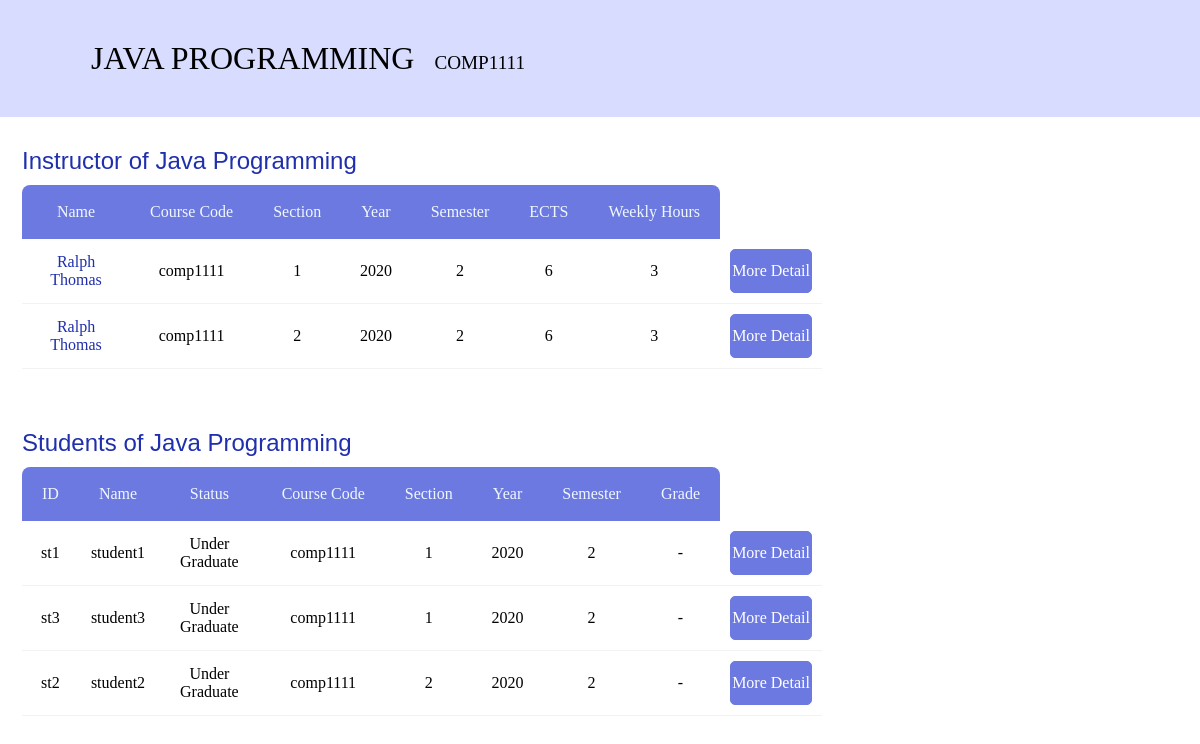
Page /main/course-detail.php?courseCode=comp1111 on the committed database.
### tables this page shows
CREATE TABLE IF NOT EXISTS course (
  courseCode varchar(10) NOT NULL,
  courseName varchar(100) NOT NULL,
  ects int(2) NOT NULL,
  numHours int(2) NOT NULL,
  prereq_courseCode varchar(10) DEFAULT NULL,
  PRIMARY KEY (courseCode),
  KEY fk_course_course1_idx (prereq_courseCode)
);

CREATE TABLE IF NOT EXISTS enrollment (
  sssn varchar(20) NOT NULL,
  issn varchar(20) NOT NULL,
  courseCode varchar(10) NOT NULL,
  sectionId int(11) NOT NULL,
  yearr int(11) NOT NULL,
  semester int(11) NOT NULL,
  grade varchar(2) DEFAULT NULL,
  PRIMARY KEY (sssn,issn,courseCode,yearr,semester,sectionId),
  KEY fk_student_has_section_section1_idx (issn,courseCode,yearr,semester,sectionId),
  KEY fk_student_has_section_student1_idx (sssn)
);

CREATE TABLE IF NOT EXISTS student (
  ssn varchar(20) NOT NULL,
  gradorUgrad tinyint(4) NOT NULL,
  advisorSsn varchar(20) NOT NULL,
  currCode varchar(10) NOT NULL,
  dName varchar(50) NOT NULL,
  studentid varchar(10) NOT NULL,
  studentname varchar(45) NOT NULL,
  PRIMARY KEY (ssn),
  UNIQUE KEY studentid_UNIQUE (studentid),
  KEY fk_student_instructor1_idx (advisorSsn),
  KEY fk_student_curricula1_idx (currCode,dName)
);

### main/course-detail.php (the view, shortened to what this page needs)
<?php
include("conn.php");
$currentCourse = $_GET["courseCode"];
$sql = "SELECT courseName, courseCode, ects, numHours FROM course WHERE courseCode='$currentCourse';";
$info = mysqli_query($conn, $sql);
$info = mysqli_fetch_array($info);
$sql = "SELECT issn, iname, courseCode, sectionId, yearr, semester FROM weeklyschedule JOIN instructor on issn = ssn WHERE courseCode = '$currentCourse' GROUP BY sectionId ORDER BY yearr, semester;";
$inst = mysqli_query($conn, $sql);
$instructors=null;
while ($row = mysqli_fetch_array($inst)) {
    $instructors[] = $row;
}
$numOfIns = mysqli_num_fields($inst);
$sql = "SELECT ssn, studentid, studentName, gradorUgrad, coursecode, sectionId, yearr, semester, grade FROM enrollment JOIN student on sssn = ssn  WHERE courseCode = '$currentCourse' ORDER BY yearr, semester,sectionId";
$stud = mysqli_query($conn, $sql);
$students=null;
while ($row = mysqli_fetch_array($stud)) {
    $students[] = $row;
}
$numOfStud = mysqli_num_fields($stud);
?>
<!DOCTYPE html>
<html lang="en">
    <head>
        <link rel="stylesheet" href="style.css">
    </head>
    <body>
        <nav class="d-block">
            <div class="container">
                <?php
            echo "<span>".$info[0]."</span>";
            echo "<span>".$info[1]."</span>";
                ?>
            </div>
        </nav>
        <div class="container">
            <div class="table-box inline-block mr-5">
                <span class="table-name">Instructor of <?php echo $info[0];?></span>
                <table cellspacing="0">
                    <tr>
                        <th>Name</th>
                        <th>Course&nbsp;Code</th>
                        <th>Section</th>
                        <th>Year</th>
                        <th>Semester</th>
                        <th>ECTS</th>
                        <th>Weekly&nbsp;Hours</th>
                    </tr>
                    <?php
                    if($instructors!==null){
                        foreach($instructors as $row){
                            echo "<tr>";
                            for($i=1; $i<$numOfIns; $i++){
                                if($i==1){
                                    echo "<td><a href='instructor-detail.php?ssn=$row[0]' style='color:#1f2fad;'>$row[$i]</a></td>";
                                } else {
                                    echo "<td>".$row[$i]."</td>";
                                }
                            }
                            echo "
                            <td>$info[2]</td>
                            <td>$info[3]</td>
                            <td><a href='instructor-detail.php?ssn=$row[0]'><div class='see-more'>More Detail</div></a></td>";
                            echo "</tr>";
                        }
                    }
                    ?>
                </table>
            </div>
            <div class="table-box inline-block">
                <span class="table-name">Students of <?php echo $info[0];?></span>
                <table cellspacing="0">
                    <tr>
                        <th>ID</th>
                        <th>Name</th>
                        <th>Status</th>
                        <th>Course&nbsp;Code</th>
                        <th>Section</th>
                        <th>Year</th>
                        <th>Semester</th>
                        <th>Grade</th>
                    </tr>
                    <?php
                    if($students!==null){
                        foreach($students as $row){
                            echo "<tr>";
                            for($i=1; $i<$numOfStud; $i++){
                                if($i==3 && $row[$i]==0){
                                    echo "<td>Under Graduate </td>";
                                } else if ($i==3 && $row[$i]==1){
                                    echo "<td>Graduate </td>";
                                }else if($i==$numOfStud-1 && $row[$i]===null){
                                    echo "<td>-</td>";
                                }
                                else {
                                    echo "<td>".$row[$i]."</td>";
                                }
                            }
                            echo "<td><a href='student-detail.php?ssn=$row[0]'><div class='see-more'>More Detail</div></a></td>";
                            echo "</tr>";
                        }
                    }
                    ?>
                </table>
            </div>
        </div>
    </body>
</html>

### main/style.css (style rules this page uses)
* { padding: 0; margin: 0; }
a { text-decoration: none; font-style: none; color: black; }
.d-block { display: block; }
.inline-block { display: inline-block; }
.mr-5 { margin-right: 5rem; }
nav { display: block; background: #d8ddff; padding: 20px 15px; padding-left: 80px; }
nav span { display: inline-block; font-size: 1.2rem; text-transform: uppercase; padding-right: 20px; }
nav span:nth-child(1) { font-size: 2rem; text-transform: uppercase; padding-right: 20px; }
.container { width: 98%; margin: 20px; margin-right: auto; margin-left: auto; }
.table-box { margin-bottom: 40px; padding: 10px; }
.table-name { display: block; font-size: 1.5rem; font-family: 'Nanum Gothic', sans-serif; color: #1f2fad; margin-bottom: 10px; }
table { max-width: 800px; border-radius: 8px; }
table tr:first-child { background: #6c79e0; color: aliceblue; }
th { padding-right: 20px; padding-left: 20px; padding-bottom: 18px; padding-top: 18px; font-weight: 100; }
th:first-child { border-top-left-radius: 8px; }
th:last-child { border-top-right-radius: 8px; }
td { border-bottom: 1px solid #f2f2f2; text-align: center; padding: 10px; }
.see-more { cursor: pointer; width: 80px; padding: 12px 0px; color: white; border-radius: 5px; border: 1px solid #6c79e0; background-color: #6c79e0; transition: background 0.3s; }

### rows in the picture
course: courseName "JAVA PROGRAMMING", courseCode "COMP1111", courseName "Java Programming", ects "6", numHours "3"
enrollment: sssn.studentid "st1", sssn.studentname "student1", courseCode "comp1111", sectionId "1", yearr "2020", semester "2"
enrollment: sssn.studentid "st3", sssn.studentname "student3", courseCode "comp1111", sectionId "1", yearr "2020", semester "2"
enrollment: sssn.studentid "st2", sssn.studentname "student2", courseCode "comp1111", sectionId "2", yearr "2020", semester "2"

### other values in the picture
$row[$i] "Ralph Thomas"
$row[$i] "comp1111"
$row[$i] "1"
$row[$i] "2020"
$row[$i] "2"
